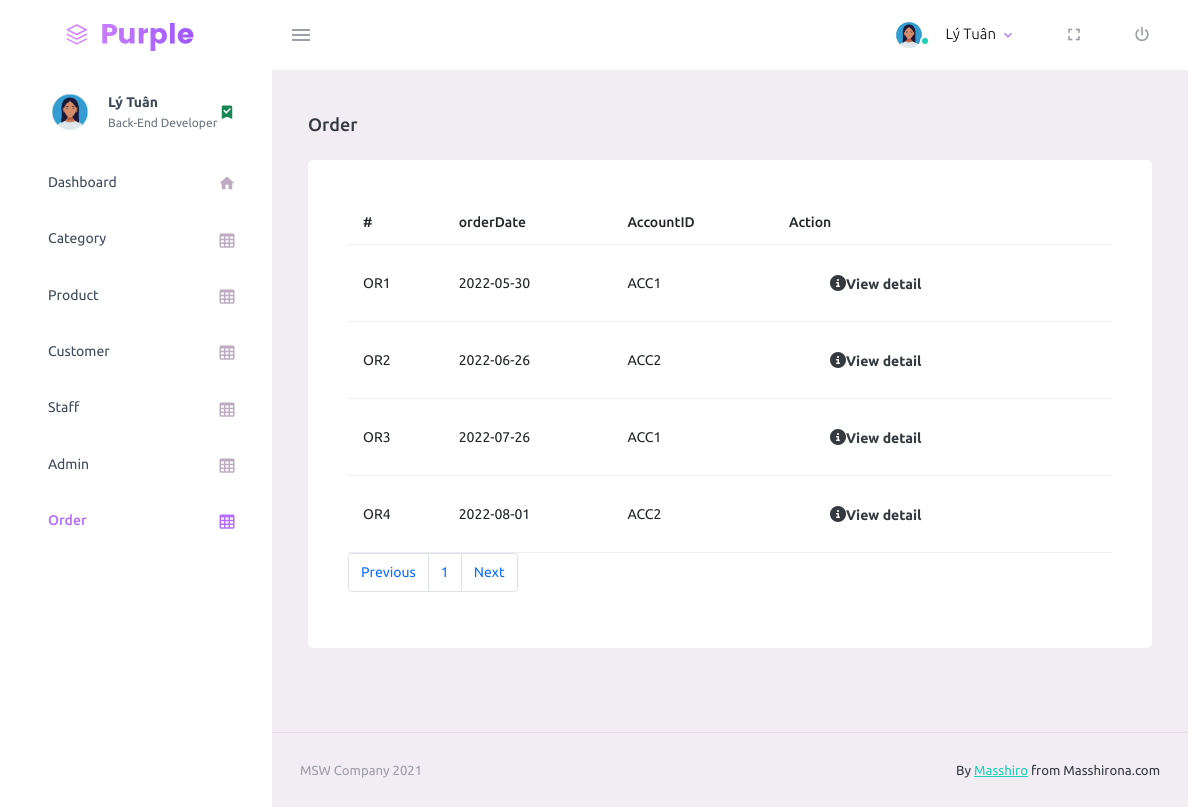
/admin/order/order.php (signed in), run on the app's committed database.
### tables this page shows
create table staff(
staffID varchar(30),
staffImage varchar(255),
staffName nvarchar(60) not null,
staffPhone varchar(30) null,
staffEmail varchar(50) unique,
staffRole varchar(30),
primary key (staffID)
);

create table orderInfo(
orderID varchar(30),
orderDate date,
accountID varchar(30),
primary key (orderID),
constraint FK_order_customer foreign key (accountID)
references customerAccount(accountID)
on update cascade
on delete cascade
);

### admin/function.php (called while the page is built, shortened)
<?php
    function getUserData($id,$conn){
    $sql = "select * from
    adminAccount as a , staff as s
    where a.staffID = s.staffID
    and a.adminID = ?";
    $stmt = $conn->prepare($sql);
    $stmt->bindParam(1,$id);
    $stmt->execute();
    $row = $stmt->fetch(PDO::FETCH_ASSOC);
    return $row;
}
    function getUserID($username,$conn){
    $sql = "select adminID from adminAccount where username = ?";
    $stmt = $conn-> prepare($sql);
    $stmt->bindParam(1,$username);
    $stmt->execute();
    $row = $stmt->fetch(PDO::FETCH_ASSOC);
    return $row['adminID'];
}
?>

### admin/order/order.php (the view, shortened to what this page needs)
<?php
    require_once("../../connection/connectdb.php");
    require("../function.php");
?>
<?php
    $LIMIT = 5;
    if(isset($_GET['page'])){
        $page = $_GET['page'];
    }else{
          $page = '';
    };
    if($page == '' || $page == 1){
        $begin_product = 0;
    }
    else{
        $begin_product = ($page-1)*$LIMIT;
    }
    try{
        $sql = 'select * from orderInfo';
        $sql_page = $conn-> prepare($sql);
        $sql_page ->execute();
        $row_count = $sql_page -> rowCount();
        $pages = ceil($row_count / $LIMIT);
    }
    catch(PDOException $ex){
        echo "Error:" .$ex->getMessage();
    }
?>
<?php
   try{
    $sql = " select * from orderInfo
    limit $begin_product , $LIMIT ";
    $stmt = $conn-> prepare($sql);
    $stmt->execute();
}
catch(PDOException $ex){
    echo "Error:" .$ex->getMessage();
}
?>
<!DOCTYPE html>
<html lang="en">
<head>
    <link rel="stylesheet" href="../assets/vendors/mdi/css/materialdesignicons.min.css">
    <link rel="stylesheet" href="../assets/vendors/css/vendor.bundle.base.css">
    <link rel="stylesheet" href="../assets/css/style.css">
    <link rel="stylesheet" href="https://cdnjs.cloudflare.com/ajax/libs/font-awesome/6.2.1/css/all.min.css"
 />
    <link rel="stylesheet" href="https://cdnjs.cloudflare.com/ajax/libs/bootstrap/5.0.1/css/bootstrap-grid.min.css"
 />
</head>
<body>
    <div class="container-scroller">
        <nav class="navbar default-layout-navbar col-lg-12 col-12 p-0 fixed-top d-flex flex-row">
            <div class="text-center navbar-brand-wrapper d-flex align-items-center justify-content-center">
                <a class="navbar-brand brand-logo" href="../index.php"><img src="../assets/images/logo.svg"
                        alt="logo" /></a>
            </div>
            <div class="navbar-menu-wrapper d-flex align-items-stretch">
                <button class="navbar-toggler navbar-toggler align-self-center" type="button" data-toggle="minimize">
                    <span class="mdi mdi-menu"></span>
                </button>
                <ul class="navbar-nav navbar-nav-right">
                    <li class="nav-item nav-profile dropdown">
                        <a class="nav-link dropdown-toggle" id="profileDropdown" href="#" data-bs-toggle="dropdown"
                            aria-expanded="false">
                            <?php if(isset($_SESSION['username'])) {
                                $userData = getUserData(trim(getUserID($_SESSION['username'],$conn)),$conn);
                                ?>
                            <div class="nav-profile-img">
                                <img src="../../image/staff/<?=$userData['staffImage'] ?>" alt="image">
                                <span class="availability-status online"></span>
                            </div>
                            <div class="nav-profile-text">
                                <p class="mb-1 text-black">
                                    <?php echo $userData['staffName']; ?>
                                </p>
                            </div>
                            <?php }?>
                        </a>
                    </li>
                    <li class="nav-item d-none d-lg-block full-screen-link">
                        <a class="nav-link">
                            <i class="mdi mdi-fullscreen" id="fullscreen-button"></i>
                        </a>
                    </li>
                    <li class="nav-item nav-logout d-none d-lg-block">
                        <a class="nav-link" href="../login/logout.php">
                            <i class="mdi mdi-power"></i>
                        </a>
                    </li>
                </ul>
            </div>
        </nav>
        <div class="container-fluid page-body-wrapper">
            <nav class="sidebar sidebar-offcanvas" id="sidebar">
                <ul class="nav">
                    <li class="nav-item nav-profile">
                        <a href="#" class="nav-link">
                            <?php if(isset($_SESSION['username'])) {
                                $userData = getUserData(trim(getUserID($_SESSION['username'],$conn)),$conn);
                                ?>
                            <div class="nav-profile-image">
                                <img src="../../image/staff/<?=$userData['staffImage'] ?>" alt="profile">
                            </div>
                            <div class="nav-profile-text d-flex flex-column">
                                <span class="font-weight-bold mb-2">
                                    <?php echo $userData['staffName']?>
                                </span>
                                <span class="text-secondary text-small"><?php echo $userData['staffRole']?></span>
                            </div>
                            <i class="mdi mdi-bookmark-check text-success nav-profile-badge"></i>
                            <?php }?>
                        </a>
                    </li>
                    <li class="nav-item">
                        <a class="nav-link" href="../index.php">
                            <span class="menu-title">Dashboard</span>
                            <i class="mdi mdi-home menu-icon"></i>
                        </a>
                    </li>
                    <li class="nav-item">
                        <a class="nav-link" href="../category/category.php">
                            <span class="menu-title">Category</span>
                            <i class="mdi mdi-table-large menu-icon"></i>
                        </a>
                    </li>
                    <li class="nav-item">
                        <a class="nav-link" href="../product/product.php">
                            <span class="menu-title">Product</span>
                            <i class="mdi mdi-table-large menu-icon"></i>
                        </a>
                    </li>
                    <li class="nav-item">
                        <a class="nav-link" href="../customer/customer.php">
                            <span class="menu-title">Customer</span>
                            <i class="mdi mdi-table-large menu-icon"></i>
                        </a>
                    </li>
                    <li class="nav-item">
                        <a class="nav-link" href="../staff/staff.php">
                            <span class="menu-title">Staff</span>
                            <i class="mdi mdi-table-large menu-icon"></i>
                        </a>
                    </li>
                    <li class="nav-item">
                        <a class="nav-link" href="../admin/admin.php">
                            <span class="menu-title">Admin</span>
                            <i class="mdi mdi-table-large menu-icon"></i>
                        </a>
                    </li>
                    <li class="nav-item">
                        <a class="nav-link" href="../order/order.php">
                            <span class="menu-title">Order</span>
                            <i class="mdi mdi-table-large menu-icon"></i>
                        </a>
                    </li>
                </ul>
            </nav>
            <div class="main-panel">
                <div class="content-wrapper">
                    <div class="page-header">
                        <h3 class="page-title"> Order </h3>
                    </div>
                    <div class="row">
                        <div class="col-lg-12 grid-margin stretch-card">
                            <div class="card">
                                <div class="card-body">
                                    <table class="table table-hover">
                                        <thead>
                                            <tr>
                                                <th>#</th>
                                                <th>orderDate</th>
                                                <th>AccountID</th>
                                                <th>Action</th>
                                            </tr>
                                        </thead>
                                        <tbody>
                                            <?php while($row = $stmt->fetch()) { ?>
                                            <tr>
                                                <td><?= $row['orderID'] ?></td>
                                                <td><?= $row['orderDate'] ?></td>
                                                <td><?= $row['accountID'] ?></td>
                                                <td>
                                                    <a href="order_detail.php?id=<?=$row['orderID']?>"
                                                        class="btn btn-btn-outline-primary"><i
                                                            class="fa-solid fa-circle-info"></i>View
                                                        detail</a>
                                                </td>
                                            </tr>
                                            <?php } ?>
                                        </tbody>
                                    </table>
                                    <nav aria-label="Page navigation example">
                                        <ul class="pagination">
                                            <li class="page-item"><a class="page-link"
                                                    href="order.php?page=<?php $page>1 ? print (int)$page - 1 : print $pages ?>">Previous</a>
                                            </li>
                                            <?php
                                            for($i = 1; $i<= $pages; $i++) { ?>
                                            <li class="page-item"><a
                                                    class="page-link <?php $i == (int)$page ? print("bg-primary text-white") :''?>"
                                                    href="order.php?page=<?php echo $i ?>"><?php echo $i ?></a>
                                            </li>
                                            <?php }?>
                                            <li class="page-item"><a class="page-link"
                                                    href="order.php?page=<?php $page<$pages ? print (int)$page + 1 : print "1" ?>">Next</a>
                                            </li>
                                        </ul>
                                    </nav>
                                </div>
                            </div>
                        </div>
                    </div>
                </div>
                <footer class=" footer">
                    <div class="container-fluid d-flex justify-content-between">
                        <span class="text-muted d-block text-center text-sm-start d-sm-inline-block">MSW
                            Company
                            2021</span>
                        <span class="float-none float-sm-end mt-1 mt-sm-0 text-end"> By
                            <a href="#" target="_blank">Masshiro</a> from
                            Masshirona.com</span>
                    </div>
                </footer>
            </div>
        </div>
    </div>
</body>
</html>

### data on the page
orderinfo: orderID "OR1", orderDate "2022-05-30", accountID "ACC1"
orderinfo: orderID "OR2", orderDate "2022-06-26", accountID "ACC2"
orderinfo: orderID "OR3", orderDate "2022-07-26", accountID "ACC1"
orderinfo: orderID "OR4", orderDate "2022-08-01", accountID "ACC2"

### other printed values
$userData['staffName'] "Lý Tuân"
$userData['staffRole'] "Back-End Developer"
